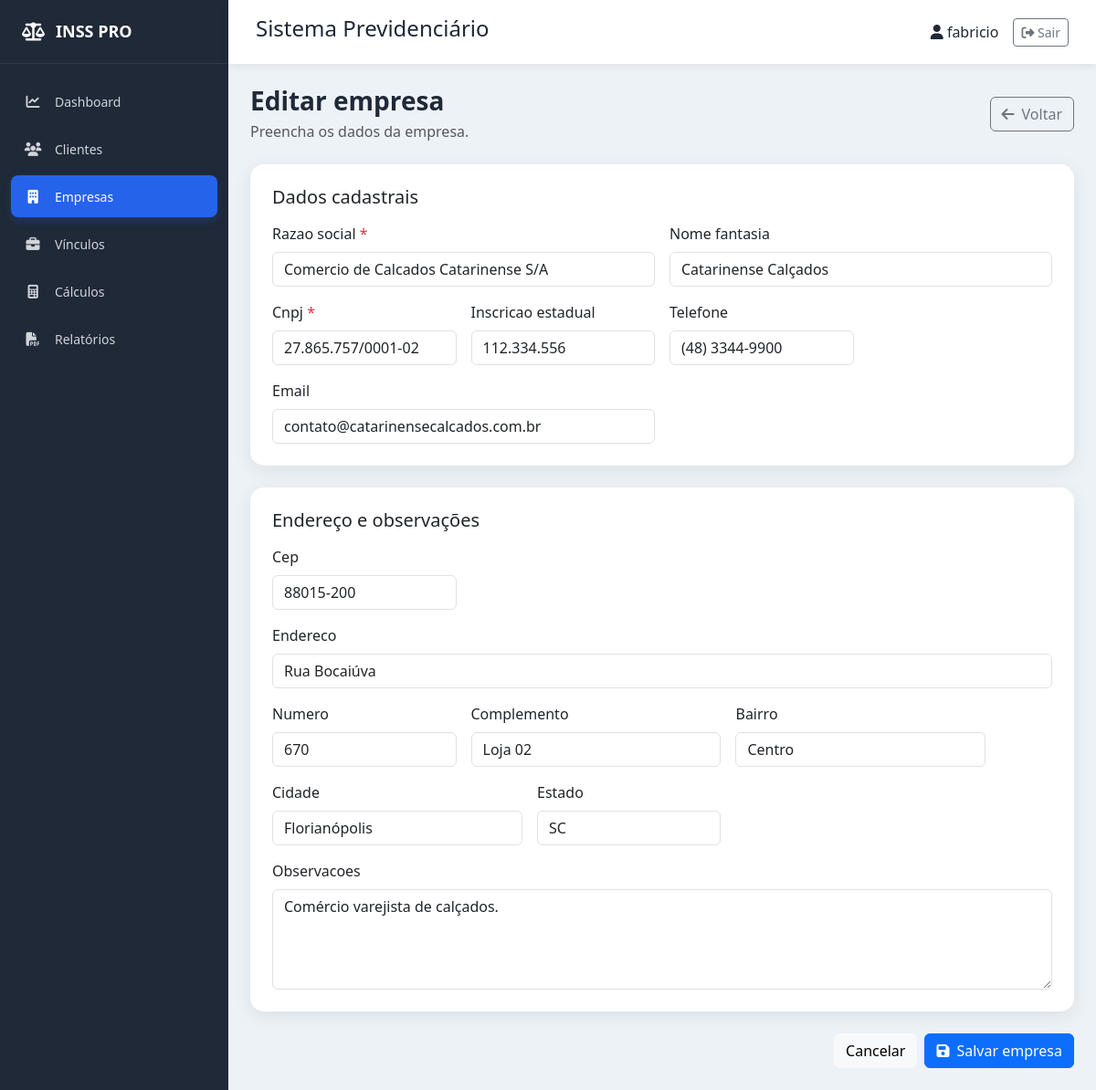
Page /empresas/2/editar/ (signed in) on the committed database.
### empresas/models.py (models this page shows, shortened)
class Empresa(models.Model):
    razao_social = models.CharField(max_length=200)
    nome_fantasia = models.CharField(max_length=200, blank=True)
    cnpj = models.CharField(max_length=18, unique=True)
    inscricao_estadual = models.CharField(max_length=30, blank=True)
    telefone = models.CharField(max_length=20, blank=True)
    email = models.EmailField(blank=True)
    cep = models.CharField(max_length=10, blank=True)
    endereco = models.CharField(max_length=200, blank=True)
    numero = models.CharField(max_length=10, blank=True)
    complemento = models.CharField(max_length=100, blank=True)
    bairro = models.CharField(max_length=100, blank=True)
    cidade = models.CharField(max_length=100, blank=True)
    estado = models.CharField(max_length=2, blank=True)
    observacoes = models.TextField(blank=True)
    criado_em = models.DateTimeField(auto_now_add=True)
    atualizado_em = models.DateTimeField(auto_now=True)
    class Meta:
        ordering = ["razao_social"]
        verbose_name = "Empresa"
        verbose_name_plural = "Empresas"

### empresas/views.py (the view)
# urls.py: path("empresas/<int:pk>/editar/", views.editar, name="editar"),
def editar(request, pk):
    empresa = get_object_or_404(Empresa, pk=pk)
    form = EmpresaForm(request.POST or None, instance=empresa)
    if request.method == "POST" and form.is_valid():
        form.save()
        messages.success(request, "Dados da empresa atualizados com sucesso.")
        return redirect("empresas:lista")
    return render(request, "empresas/form.html", {"form": form, "titulo": "Editar empresa", "empresa": empresa})

### empresas/forms.py (shortened to what this page needs)
class EmpresaForm(forms.ModelForm):
    class Meta:
        model = Empresa
        fields = [
            "razao_social", "nome_fantasia", "cnpj", "inscricao_estadual", "telefone", "email",
            "cep", "endereco", "numero", "complemento", "bairro", "cidade", "estado", "observacoes",
        ]
        widgets = {
            "estado": forms.TextInput(attrs={"maxlength": 2, "style": "text-transform: uppercase;"}),
            "observacoes": forms.Textarea(attrs={"rows": 4}),
        }
    def __init__(self, *args, **kwargs):
        super().__init__(*args, **kwargs)
        for field in self.fields.values():
            field.widget.attrs["class"] = "form-control"

### templates/empresas/form.html
{% extends "base.html" %}
{% block content %}
<div class="page-header d-flex flex-wrap justify-content-between align-items-center gap-3 mb-4"><div><h1 class="h3 mb-1">{{ titulo }}</h1><p class="text-muted mb-0">Preencha os dados da empresa.</p></div><a href="{% url 'empresas:lista' %}" class="btn btn-outline-secondary"><i class="fa-solid fa-arrow-left me-2"></i>Voltar</a></div>
<form method="post" novalidate>{% csrf_token %}<div class="card content-card mb-4"><div class="card-body p-4"><h2 class="h5 mb-3">Dados cadastrais</h2><div class="row g-3">{% for field in form %}{% if forloop.counter0 < 6 %}<div class="{% if field.name == 'razao_social' or field.name == 'nome_fantasia' or field.name == 'email' %}col-md-6{% else %}col-md-3{% endif %}"><label class="form-label" for="{{ field.id_for_label }}">{{ field.label }}{% if field.field.required %} <span class="text-danger">*</span>{% endif %}</label>{{ field }}{% for error in field.errors %}<div class="invalid-feedback d-block">{{ error }}</div>{% endfor %}</div>{% endif %}{% endfor %}</div></div></div><div class="card content-card mb-4"><div class="card-body p-4"><h2 class="h5 mb-3">Endereço e observações</h2><div class="row g-3">{% for field in form %}{% if forloop.counter0 >= 6 %}<div class="{% if field.name == 'endereco' or field.name == 'observacoes' %}col-12{% elif field.name == 'complemento' or field.name == 'bairro' or field.name == 'cidade' %}col-md-4{% else %}col-md-3{% endif %}"><label class="form-label" for="{{ field.id_for_label }}">{{ field.label }}</label>{{ field }}{% for error in field.errors %}<div class="invalid-feedback d-block">{{ error }}</div>{% endfor %}</div>{% endif %}{% endfor %}</div></div></div><div class="d-flex justify-content-end gap-2"><a href="{% url 'empresas:lista' %}" class="btn btn-light">Cancelar</a><button type="submit" class="btn btn-primary"><i class="fa-solid fa-floppy-disk me-2"></i>Salvar empresa</button></div></form>
{% endblock %}

### templates/navbar.html (shortened to what this page needs)
<div class="topbar">
    <h4>Sistema Previdenciário</h4>
    <div class="d-flex align-items-center gap-3">
        <span>
            <i class="fa-solid fa-user"></i>
            {{ request.user.username }}
        </span>
        <form method="post" action="{% url 'logout' %}" class="m-0">
            <button type="submit"
                    class="btn btn-outline-secondary btn-sm">
                <i class="fa-solid fa-right-from-bracket"></i>
                Sair
            </button>
        </form>
    </div>
</div>

### static/css/style.css (style rules this page uses)
* { margin: 0; padding: 0; box-sizing: border-box; }
body { font-family: "Segoe UI", Arial, sans-serif; background: #edf2f7; color: #1f2937; }
.topbar { height: 70px; background: white; box-shadow: 0 2px 10px rgba(0, 0, 0, 0.08); display: flex; align-items: center; justify-content: space-between; padding: 0 30px; }
.page-header h1 { font-weight: 700; }
.content-card { border: none; border-radius: 15px; box-shadow: 0 5px 20px rgba(0, 0, 0, 0.08); }

### rows in the picture
Empresa: form "Comercio de Calcados Catarinense S/A" "Catarinense Calçados" "27.865.757/0001-02" "112.334.556" "(48) 3344-9900" "contato@catarinensecalcados.com.br", form "88015-200" "Rua Bocaiúva" "670" "Loja 02" "Centro" "Florianópolis" "SC" "Comércio varejista de calçados."

### other values in the picture
{{ request.user.username }} "fabricio"
{{ titulo }} "Editar empresa"
{{ field.label }} "Razao social" "Nome fantasia" "Cnpj" "Inscricao estadual" "Telefone" "Email"
{{ field.label }} "Cep" "Endereco" "Numero" "Complemento" "Bairro" "Cidade" "Estado" "Observacoes"
